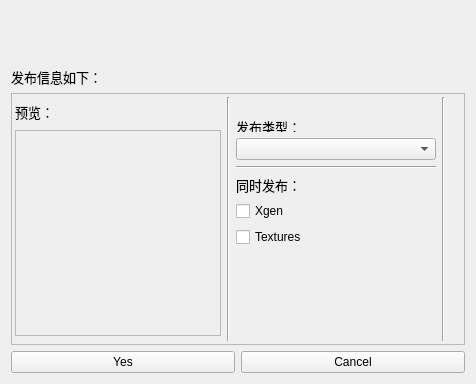
<?xml version="1.0" encoding="UTF-8"?>
<ui version="4.0">
 <class>Rigpub_UI</class>
 <widget class="QWidget" name="Rigpub_UI">
  <property name="geometry">
   <rect>
    <x>0</x>
    <y>0</y>
    <width>476</width>
    <height>384</height>
   </rect>
  </property>
  <property name="windowTitle">
   <string>Rig Publish Tool</string>
  </property>
  <layout class="QGridLayout" name="gridLayout">
   <item row="0" column="0">
    <layout class="QHBoxLayout" name="horizontalLayout">
     <item>
      <widget class="QLabel" name="icon_label">
       <property name="minimumSize">
        <size>
         <width>50</width>
         <height>50</height>
        </size>
       </property>
       <property name="maximumSize">
        <size>
         <width>50</width>
         <height>50</height>
        </size>
       </property>
       <property name="text">
        <string/>
       </property>
      </widget>
     </item>
     <item>
      <widget class="QLabel" name="Note_label">
       <property name="font">
        <font>
         <pointsize>11</pointsize>
         <weight>75</weight>
         <bold>true</bold>
        </font>
       </property>
       <property name="text">
        <string/>
       </property>
      </widget>
     </item>
    </layout>
   </item>
   <item row="1" column="0">
    <widget class="QLabel" name="label">
     <property name="text">
      <string>&lt;html&gt;&lt;head/&gt;&lt;body&gt;&lt;p&gt;&lt;span style=&quot; font-size:10pt;&quot;&gt;发布信息如下：&lt;/span&gt;&lt;/p&gt;&lt;/body&gt;&lt;/html&gt;</string>
     </property>
    </widget>
   </item>
   <item row="2" column="0">
    <widget class="QFrame" name="frame">
     <property name="frameShape">
      <enum>QFrame::StyledPanel</enum>
     </property>
     <property name="frameShadow">
      <enum>QFrame::Raised</enum>
     </property>
     <layout class="QGridLayout" name="gridLayout_3">
      <property name="leftMargin">
       <number>3</number>
      </property>
      <property name="topMargin">
       <number>3</number>
      </property>
      <property name="rightMargin">
       <number>3</number>
      </property>
      <property name="bottomMargin">
       <number>3</number>
      </property>
      <item row="0" column="0">
       <layout class="QVBoxLayout" name="verticalLayout_2">
        <property name="spacing">
         <number>2</number>
        </property>
        <item>
         <layout class="QHBoxLayout" name="horizontalLayout_3">
          <item>
           <widget class="QLabel" name="label_4">
            <property name="text">
             <string>&lt;html&gt;&lt;head/&gt;&lt;body&gt;&lt;p&gt;&lt;span style=&quot; font-size:10pt;&quot;&gt;预览：&lt;/span&gt;&lt;/p&gt;&lt;/body&gt;&lt;/html&gt;</string>
            </property>
           </widget>
          </item>
          <item>
           <spacer name="horizontalSpacer">
            <property name="orientation">
             <enum>Qt::Horizontal</enum>
            </property>
            <property name="sizeHint" stdset="0">
             <size>
              <width>40</width>
              <height>20</height>
             </size>
            </property>
           </spacer>
          </item>
          <item>
           <widget class="QPushButton" name="render_bttn">
            <property name="sizePolicy">
             <sizepolicy hsizetype="Fixed" vsizetype="Fixed">
              <horstretch>0</horstretch>
              <verstretch>0</verstretch>
             </sizepolicy>
            </property>
            <property name="minimumSize">
             <size>
              <width>25</width>
              <height>25</height>
             </size>
            </property>
            <property name="maximumSize">
             <size>
              <width>25</width>
              <height>25</height>
             </size>
            </property>
            <property name="toolTip">
             <string>&lt;html&gt;&lt;head/&gt;&lt;body&gt;&lt;p&gt;&lt;span style=&quot; font-size:10pt;&quot;&gt;重新渲染图标&lt;/span&gt;&lt;/p&gt;&lt;/body&gt;&lt;/html&gt;</string>
            </property>
            <property name="text">
             <string/>
            </property>
            <property name="iconSize">
             <size>
              <width>22</width>
              <height>22</height>
             </size>
            </property>
            <property name="flat">
             <bool>true</bool>
            </property>
           </widget>
          </item>
         </layout>
        </item>
        <item>
         <widget class="QFrame" name="frame_2">
          <property name="sizePolicy">
           <sizepolicy hsizetype="Fixed" vsizetype="Fixed">
            <horstretch>0</horstretch>
            <verstretch>0</verstretch>
           </sizepolicy>
          </property>
          <property name="minimumSize">
           <size>
            <width>206</width>
            <height>206</height>
           </size>
          </property>
          <property name="maximumSize">
           <size>
            <width>206</width>
            <height>206</height>
           </size>
          </property>
          <property name="frameShape">
           <enum>QFrame::StyledPanel</enum>
          </property>
          <property name="frameShadow">
           <enum>QFrame::Raised</enum>
          </property>
          <layout class="QGridLayout" name="gridLayout_2">
           <property name="leftMargin">
            <number>1</number>
           </property>
           <property name="topMargin">
            <number>1</number>
           </property>
           <property name="rightMargin">
            <number>1</number>
           </property>
           <property name="bottomMargin">
            <number>1</number>
           </property>
           <property name="spacing">
            <number>1</number>
           </property>
           <item row="0" column="0">
            <widget class="QLabel" name="Preview_label">
             <property name="sizePolicy">
              <sizepolicy hsizetype="Fixed" vsizetype="Fixed">
               <horstretch>0</horstretch>
               <verstretch>0</verstretch>
              </sizepolicy>
             </property>
             <property name="minimumSize">
              <size>
               <width>200</width>
               <height>200</height>
              </size>
             </property>
             <property name="maximumSize">
              <size>
               <width>200</width>
               <height>200</height>
              </size>
             </property>
             <property name="text">
              <string/>
             </property>
            </widget>
           </item>
          </layout>
         </widget>
        </item>
       </layout>
      </item>
      <item row="0" column="2">
       <layout class="QVBoxLayout" name="verticalLayout">
        <property name="sizeConstraint">
         <enum>QLayout::SetMaximumSize</enum>
        </property>
        <item>
         <widget class="QLabel" name="name_label">
          <property name="text">
           <string/>
          </property>
         </widget>
        </item>
        <item>
         <widget class="QLabel" name="label_2">
          <property name="sizePolicy">
           <sizepolicy hsizetype="Preferred" vsizetype="Fixed">
            <horstretch>0</horstretch>
            <verstretch>0</verstretch>
           </sizepolicy>
          </property>
          <property name="maximumSize">
           <size>
            <width>16777215</width>
            <height>15</height>
           </size>
          </property>
          <property name="text">
           <string>&lt;html&gt;&lt;head/&gt;&lt;body&gt;&lt;p&gt;&lt;span style=&quot; font-size:10pt;&quot;&gt;发布类型：&lt;/span&gt;&lt;/p&gt;&lt;/body&gt;&lt;/html&gt;</string>
          </property>
         </widget>
        </item>
        <item>
         <widget class="QComboBox" name="publishType_comb">
          <property name="sizePolicy">
           <sizepolicy hsizetype="Preferred" vsizetype="Fixed">
            <horstretch>0</horstretch>
            <verstretch>0</verstretch>
           </sizepolicy>
          </property>
          <property name="minimumSize">
           <size>
            <width>200</width>
            <height>22</height>
           </size>
          </property>
         </widget>
        </item>
        <item>
         <widget class="Line" name="line">
          <property name="orientation">
           <enum>Qt::Horizontal</enum>
          </property>
         </widget>
        </item>
        <item>
         <widget class="QLabel" name="label_3">
          <property name="text">
           <string>&lt;html&gt;&lt;head/&gt;&lt;body&gt;&lt;p&gt;&lt;span style=&quot; font-size:10pt;&quot;&gt;同时发布：&lt;/span&gt;&lt;/p&gt;&lt;/body&gt;&lt;/html&gt;</string>
          </property>
         </widget>
        </item>
        <item>
         <widget class="QCheckBox" name="xgen_cBox">
          <property name="text">
           <string>Xgen</string>
          </property>
         </widget>
        </item>
        <item>
         <widget class="QCheckBox" name="textures_cBox">
          <property name="maximumSize">
           <size>
            <width>16777215</width>
            <height>20</height>
           </size>
          </property>
          <property name="text">
           <string>Textures</string>
          </property>
          <property name="checked">
           <bool>false</bool>
          </property>
         </widget>
        </item>
        <item>
         <spacer name="verticalSpacer">
          <property name="orientation">
           <enum>Qt::Vertical</enum>
          </property>
          <property name="sizeHint" stdset="0">
           <size>
            <width>20</width>
            <height>40</height>
           </size>
          </property>
         </spacer>
        </item>
       </layout>
      </item>
      <item row="0" column="1">
       <widget class="Line" name="line_2">
        <property name="orientation">
         <enum>Qt::Vertical</enum>
        </property>
       </widget>
      </item>
      <item row="0" column="4">
       <spacer name="horizontalSpacer_3">
        <property name="orientation">
         <enum>Qt::Horizontal</enum>
        </property>
        <property name="sizeHint" stdset="0">
         <size>
          <width>40</width>
          <height>20</height>
         </size>
        </property>
       </spacer>
      </item>
      <item row="0" column="3">
       <widget class="Line" name="line_3">
        <property name="orientation">
         <enum>Qt::Vertical</enum>
        </property>
       </widget>
      </item>
     </layout>
    </widget>
   </item>
   <item row="3" column="0">
    <layout class="QHBoxLayout" name="horizontalLayout_2">
     <item>
      <widget class="QPushButton" name="Yes_bttn">
       <property name="text">
        <string>Yes</string>
       </property>
      </widget>
     </item>
     <item>
      <widget class="QPushButton" name="Cancel_bttn">
       <property name="text">
        <string>Cancel</string>
       </property>
      </widget>
     </item>
    </layout>
   </item>
  </layout>
 </widget>
 <resources/>
 <connections/>
</ui>
